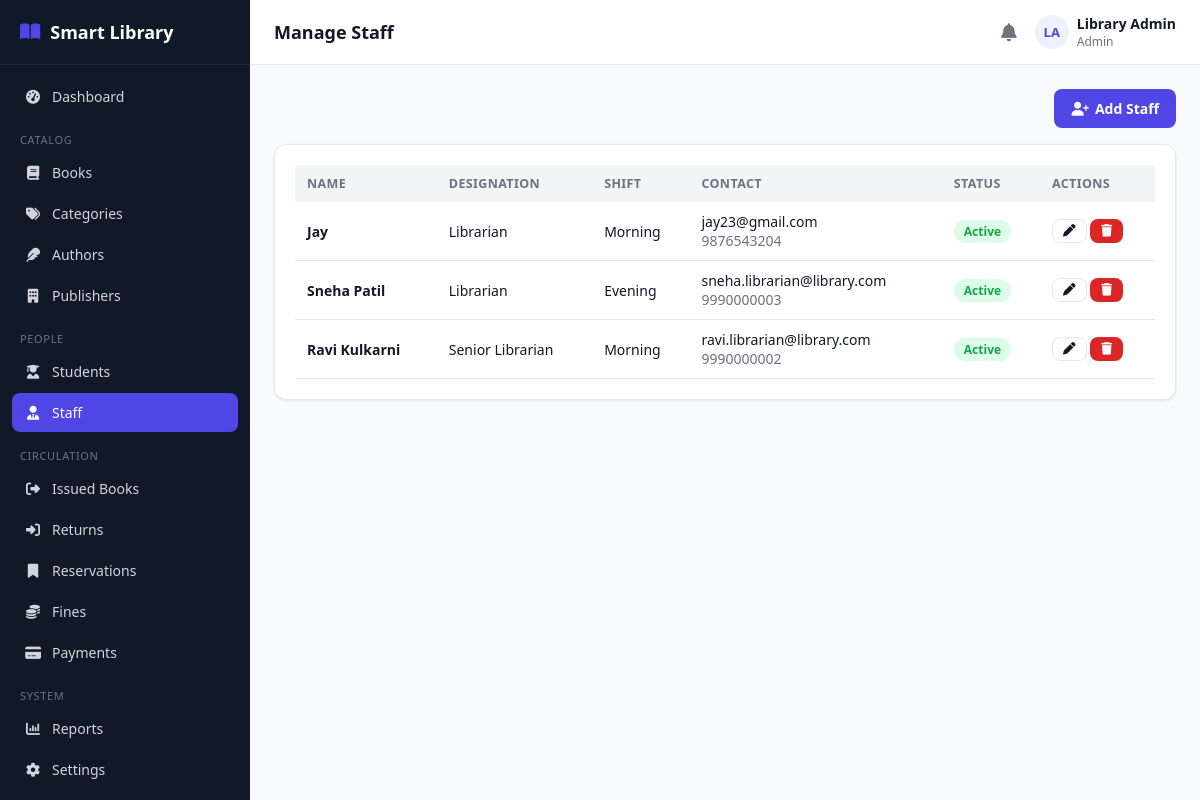
The page /admin/staff.php (signed in) on the database its author committed.
### tables this page shows
CREATE TABLE staff (
    id INT AUTO_INCREMENT PRIMARY KEY,
    user_id INT NOT NULL,
    designation VARCHAR(100) DEFAULT 'Librarian',
    shift VARCHAR(50) DEFAULT NULL,
    joining_date DATE DEFAULT NULL,
    created_at TIMESTAMP DEFAULT CURRENT_TIMESTAMP,
    FOREIGN KEY (user_id) REFERENCES users(id) ON DELETE CASCADE
);

CREATE TABLE users (
    id INT AUTO_INCREMENT PRIMARY KEY,
    name VARCHAR(120) NOT NULL,
    email VARCHAR(150) NOT NULL UNIQUE,
    password VARCHAR(255) NOT NULL,
    role ENUM('admin','librarian','student') NOT NULL,
    phone VARCHAR(20) DEFAULT NULL,
    photo VARCHAR(255) DEFAULT NULL,
    status ENUM('active','inactive') NOT NULL DEFAULT 'active',
    reset_token VARCHAR(255) DEFAULT NULL,
    reset_expires DATETIME DEFAULT NULL,
    created_at TIMESTAMP DEFAULT CURRENT_TIMESTAMP,
    updated_at TIMESTAMP DEFAULT CURRENT_TIMESTAMP ON UPDATE CURRENT_TIMESTAMP
);

### admin/staff.php (the view, shortened to what this page needs)
<?php
require_once __DIR__ . '/../includes/functions.php';
require_once __DIR__ . '/../includes/auth-check.php';
$staff = $pdo->query("SELECT st.*, u.name, u.email, u.phone, u.status FROM staff st JOIN users u ON u.id=st.user_id ORDER BY st.id DESC")->fetchAll();
include __DIR__ . '/../includes/header.php';
?>
<div class="table-toolbar">
    <a href="staff.php?action=add" class="btn btn-primary"><i class="fa-solid fa-user-plus"></i> Add Staff</a>
</div>
<div class="card">
    <?php if (!$staff): ?>
        <div class="empty-state"><i class="fa-solid fa-user-tie"></i>No staff members yet.</div>
    <?php else: ?>
    <div class="table-wrap">
        <table class="data-table">
            <thead><tr><th>Name</th><th>Designation</th><th>Shift</th><th>Contact</th><th>Status</th><th>Actions</th></tr></thead>
            <tbody>
            <?php foreach ($staff as $s): ?>
                <tr>
                    <td><strong><?= e($s['name']) ?></strong></td>
                    <td><?= e($s['designation']) ?></td>
                    <td><?= e($s['shift']) ?></td>
                    <td><?= e($s['email']) ?><br><span class="text-muted"><?= e($s['phone']) ?></span></td>
                    <td><?= statusBadge($s['status']) ?></td>
                    <td>
                        <a class="btn btn-sm btn-outline" href="staff.php?edit=<?= $s['id'] ?>"><i class="fa-solid fa-pen"></i></a>
                        <form method="POST" style="display:inline;" data-confirm="Remove this staff member?">
                            <button class="btn btn-sm btn-danger" type="submit"><i class="fa-solid fa-trash"></i></button>
                        </form>
                    </td>
                </tr>
            <?php endforeach; ?>
            </tbody>
        </table>
    </div>
    <?php endif; ?>
</div>
<?php include __DIR__ . '/../includes/footer.php'; ?>

### includes/functions.php (shortened to what this page needs)
<?php
function e($value) {
    return htmlspecialchars($value ?? '', ENT_QUOTES, 'UTF-8');
}
function statusBadge($status) {
    $colors = [
        'active' => 'badge-green', 'available' => 'badge-green', 'paid' => 'badge-green',
        'returned' => 'badge-green', 'completed' => 'badge-green', 'approved' => 'badge-green', 'ready' => 'badge-green',
        'issued' => 'badge-blue', 'pending' => 'badge-yellow',
        'overdue' => 'badge-red', 'inactive' => 'badge-gray', 'cancelled' => 'badge-gray',
        'expired' => 'badge-gray', 'lost' => 'badge-red', 'damaged' => 'badge-red', 'waived' => 'badge-gray',
    ];
    $class = $colors[$status] ?? 'badge-gray';
    return '<span class="badge ' . $class . '">' . e(ucfirst($status)) . '</span>';
}

### assets/css/style.css (style rules this page uses)
:root { --primary: #4f46e5; --primary-dark: #4338ca; --primary-light: #eef2ff; --success: #16a34a; --success-light: #dcfce7; --warning: #ca8a04; --warning-light: #fef9c3; --danger: #dc2626; --danger-light: #fee2e2; --gray: #6b7280; --gray-light: #f3f4f6; --border: #e5e7eb; --text: #111827; --text-muted: #6b7280; --bg: #f9fafb; --white: #ffffff; --sidebar-w: 250px; --radius: 12px; --shadow: 0 1px 3px rgba(0,0,0,0.06), 0 1px 2px rgba(0,0,0,0.04); }
* { box-sizing: border-box; }
body { margin: 0; font-family: 'Segoe UI', system-ui, -apple-system, Roboto, sans-serif; background: var(--bg); color: var(--text); font-size: 15px; }
a { color: var(--primary); text-decoration: none; }
.card { background: var(--white); border: 1px solid var(--border); border-radius: var(--radius); box-shadow: var(--shadow); padding: 20px; }
.btn { display: inline-flex; align-items: center; gap: 6px; padding: 9px 16px; border-radius: 8px; border: 1px solid transparent; font-size: 14px; font-weight: 600; cursor: pointer; text-decoration: none; }
.btn-primary { background: var(--primary); color: #fff; }
.btn-outline { background: #fff; border-color: var(--border); color: var(--text); }
.btn-danger { background: var(--danger); color: #fff; }
.btn-sm { padding: 5px 10px; font-size: 12.5px; }
.table-wrap { overflow-x: auto; }
table.data-table { width: 100%; border-collapse: collapse; font-size: 14px; }
.data-table th { text-align: left; padding: 10px 12px; background: var(--gray-light); font-weight: 700; font-size: 12.5px; text-transform: uppercase; letter-spacing: 0.03em; color: var(--text-muted); white-space: nowrap; }
.data-table td { padding: 10px 12px; border-bottom: 1px solid var(--border); vertical-align: middle; }
.table-toolbar { display: flex; justify-content: space-between; align-items: center; margin-bottom: 16px; gap: 12px; flex-wrap: wrap; }
.badge { padding: 3px 10px; border-radius: 999px; font-size: 12px; font-weight: 700; display: inline-block; }
.badge-green { background: var(--success-light); color: var(--success); }
.text-muted { color: var(--text-muted); }

### rows shown on the page
staff: user.name "Jay", designation "Librarian", shift "Morning", user.email "jay23@gmail.com", user.phone "9876543204", user.status "Active"
staff: user.name "Sneha Patil", designation "Librarian", shift "Evening", user.email "sneha.librarian@library.com", user.phone "9990000003", user.status "Active"
staff: user.name "Ravi Kulkarni", designation "Senior Librarian", shift "Morning", user.email "ravi.librarian@library.com", user.phone "9990000002", user.status "Active"

### other values the page prints
$label "Dashboard"
$item['_section'] "CATALOG"
$label "Books"
$label "Categories"
$label "Authors"
$label "Publishers"
$item['_section'] "PEOPLE"
$label "Students"
$label "Staff"
$item['_section'] "CIRCULATION"
$label "Issued Books"
$label "Returns"
$label "Reservations"
$label "Fines"
$label "Payments"
